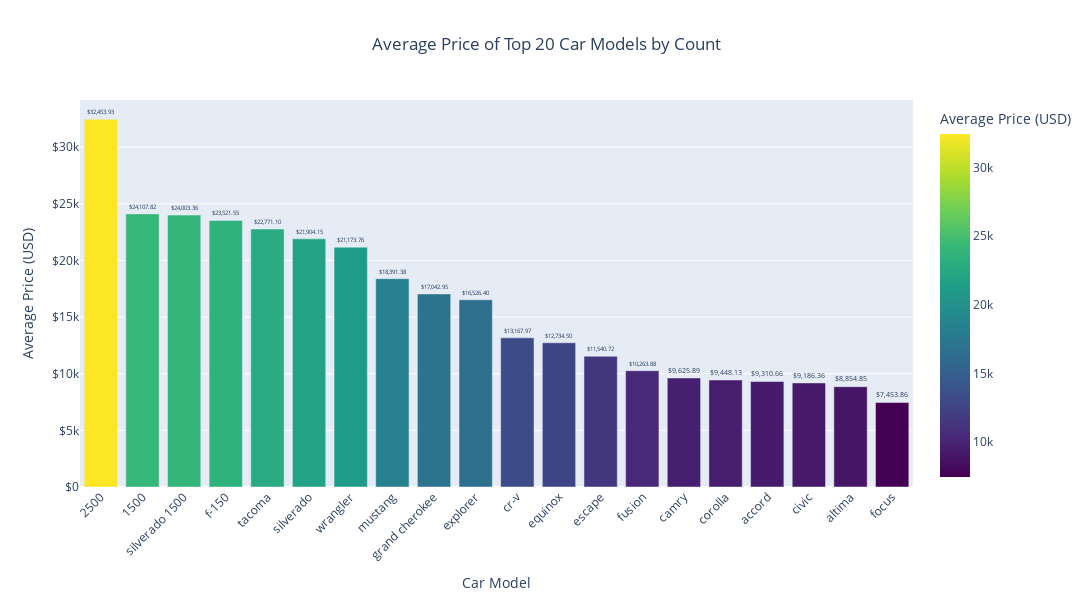

The code cell stored with this chart in its notebook:
### Code cell
#Filter model data
filtered_model_data = filtered_year_price[filtered_year_price['model'].isin(top_20_models['Model'])].copy()

#Compute average price per model
model_avg_price = (filtered_model_data.groupby('model')['price']
                   .mean()
                   .reset_index())

#Format price correctly
model_avg_price['price_formatted'] = model_avg_price['price'].apply(lambda x: f"${x:,.2f}")
print(f"✅ Formatted data:\n{model_avg_price}")

#Plot the average price per model
fig = px.bar(
    model_avg_price.sort_values(by='price', ascending=False),
    x='model',
    y='price',
    text='price_formatted',
    title="Average Price of Top 20 Car Models by Count",
    labels={'model': 'Car Model', 'price': 'Average Price (USD)'},
    color='price',
    color_continuous_scale='viridis'
)

fig.update_traces(texttemplate='%{text}', textposition='outside')
fig.update_layout(
    xaxis_tickangle=-45,
    showlegend=False,
    title_x=0.5,
    height=600,
    width=1200,
    yaxis_tickprefix="$"
)

fig.show()  # Default renderer

### Figure 1 — Plotly figure (JSON) as saved in the notebook; plotly's stock layout.template omitted (floating-point values rounded to 4 significant figures)
{"data": [{"alignmentgroup": "True", "hovertemplate": "Car Model=%{x}<br>Average Price (USD)=%{marker.color}<br>price_formatted=%{text}<extra></extra>", "legendgroup": "", "marker": {"color": [32450.0, 24110.0, 24000.0, 23520.0, 22770.0, 21900.0, 21170.0, 18390.0, 17040.0, 16530.0, 13170.0, 12730.0, 11540.0, 10260.0, 9626.0, 9448.0, 9311.0, 9186.0, 8855.0, 7454.0], "coloraxis": "coloraxis", "pattern": {"shape": ""}}, "name": "", "offsetgroup": "", "orientation": "v", "showlegend": false, "text": ["$32,453.93", "$24,107.82", "$24,003.36", "$23,521.55", "$22,771.10", "$21,904.15", "$21,173.76", "$18,391.38", "$17,042.95", "$16,526.40", "$13,167.97", "$12,734.50", "$11,540.72", "$10,263.88", "$9,625.89", "$9,448.13", "$9,310.66", "$9,186.36", "$8,854.85", "$7,453.86"], "textposition": "outside", "texttemplate": "%{text}", "type": "bar", "x": ["2500", "1500", "silverado 1500", "f-150", "tacoma", "silverado", "wrangler", "mustang", "grand cherokee", "explorer", "cr-v", "equinox", "escape", "fusion", "camry", "corolla", "accord", "civic", "altima", "focus"], "xaxis": "x", "y": [32450.0, 24110.0, 24000.0, 23520.0, 22770.0, 21900.0, 21170.0, 18390.0, 17040.0, 16530.0, 13170.0, 12730.0, 11540.0, 10260.0, 9626.0, 9448.0, 9311.0, 9186.0, 8855.0, 7454.0], "yaxis": "y"}], "layout": {"barmode": "relative", "coloraxis": {"colorbar": {"title": {"text": "Average Price (USD)"}}, "colorscale": [[0, "#440154"], [0.1111, "#482878"], [0.2222, "#3e4989"], [0.3333, "#31688e"], [0.4444, "#26828e"], [0.5556, "#1f9e89"], [0.6667, "#35b779"], [0.7778, "#6ece58"], [0.8889, "#b5de2b"], [1, "#fde725"]]}, "height": 600, "legend": {"tracegroupgap": 0}, "showlegend": false, "title": {"text": "Average Price of Top 20 Car Models by Count", "x": 0.5}, "width": 1200, "xaxis": {"anchor": "y", "autorange": true, "domain": [0, 1], "range": [-0.5, 19.5], "tickangle": -45, "title": {"text": "Car Model"}, "type": "category"}, "yaxis": {"anchor": "x", "autorange": true, "domain": [0, 1], "range": [0, 34160.0], "tickprefix": "$", "title": {"text": "Average Price (USD)"}, "type": "linear"}}}
